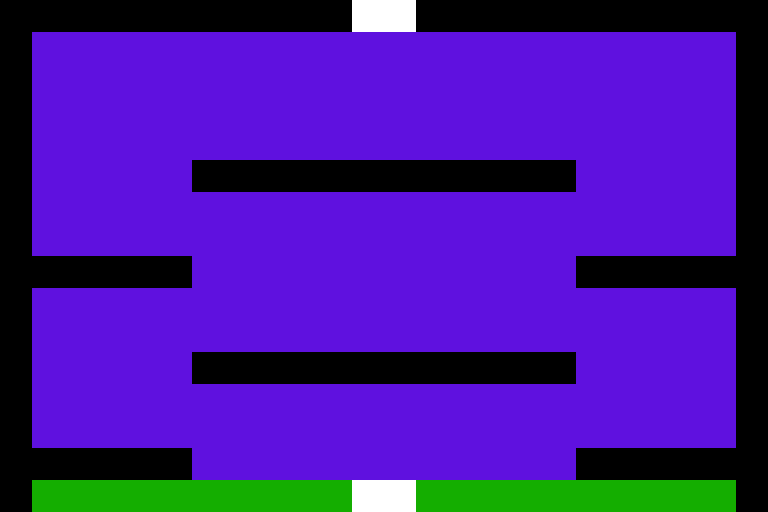

This is a level from a 2D game, rendered from its Tiled map with the project's own tilesets. A one-line summary and the map file follow, with tile-layer data summarised:
An orthogonal 24x16 tile map with 32x32 px tiles, 2 tile layers (background, foreground) and 12 objects.

<map version="1.0" orientation="orthogonal" renderorder="right-down" width="24" height="16" tilewidth="32" tileheight="32" nextobjectid="23">
 <tileset firstgid="1" name="test" tilewidth="32" tileheight="32" tilecount="4">
  <image source="test.png" width="64" height="64" />
 </tileset>
 <layer name="background" width="24" height="16">
  <data>[384 cells, 384 non-empty, 1 distinct tile ids]</data>
 </layer>
 <layer name="foreground" width="24" height="16">
  <data>[384 cells, 120 non-empty, 3 distinct tile ids]</data>
 </layer>
 <objectgroup name="ground">
  <object id="5" x="32" y="480" width="320" height="32" />
  <object id="7" x="416" y="480" width="320" height="32" />
  <object id="9" x="0" y="0" width="32" height="512" />
  <object id="12" x="736" y="0" width="32" height="512" />
  <object id="13" x="576" y="256" width="160" height="32" />
  <object id="14" x="576" y="448" width="160" height="32" />
  <object id="16" x="192" y="352" width="384" height="32" />
  <object id="17" x="32" y="448" width="160" height="32" />
  <object id="18" x="32" y="256" width="160" height="32" />
  <object id="19" x="192" y="160" width="384" height="32" />
  <object id="20" x="32" y="0" width="320" height="32" />
  <object id="21" x="416" y="0" width="320" height="32" />
 </objectgroup>
</map>